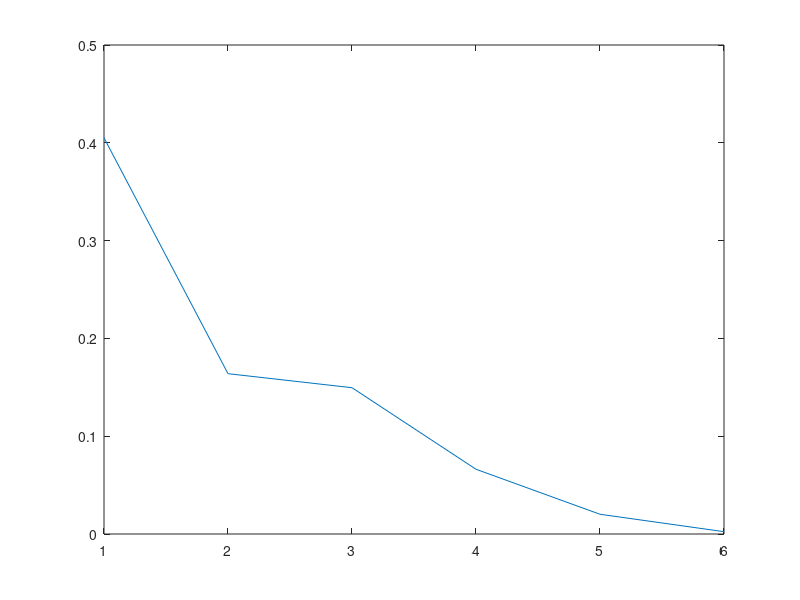

MATLAB code for this plot:
y = @(x)x.^3 - 3*x + 2;
x1 = -4;
x2 = -4.1;
xnew=0;
err=0;
arrError=[];
counter=1;

while true
    
    xnew = x2 - ( (y(x2)*(x2-x1))/(y(x2) - y(x1)) );
    
    err = abs(((xnew - x2)/xnew));
    arrError(counter)=err;
    
    if err<0.01
        break;
    end
    
    counter= counter + 1;
    x1=x2;
    x2=xnew;
end

disp('Iteration: ')
disp(counter)
disp('root: ')
disp(xnew)
a=1:counter;
plot(a,arrError);